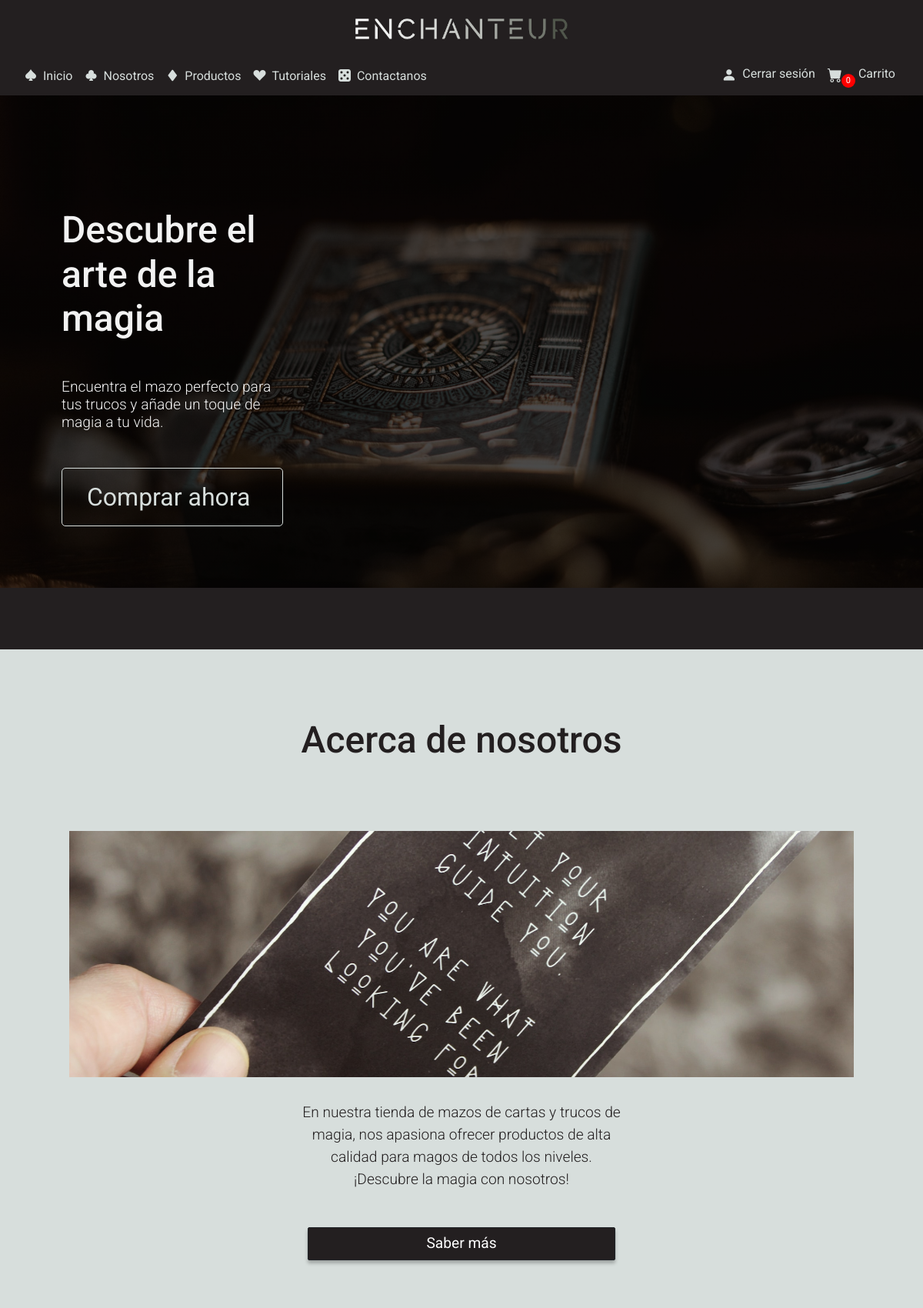
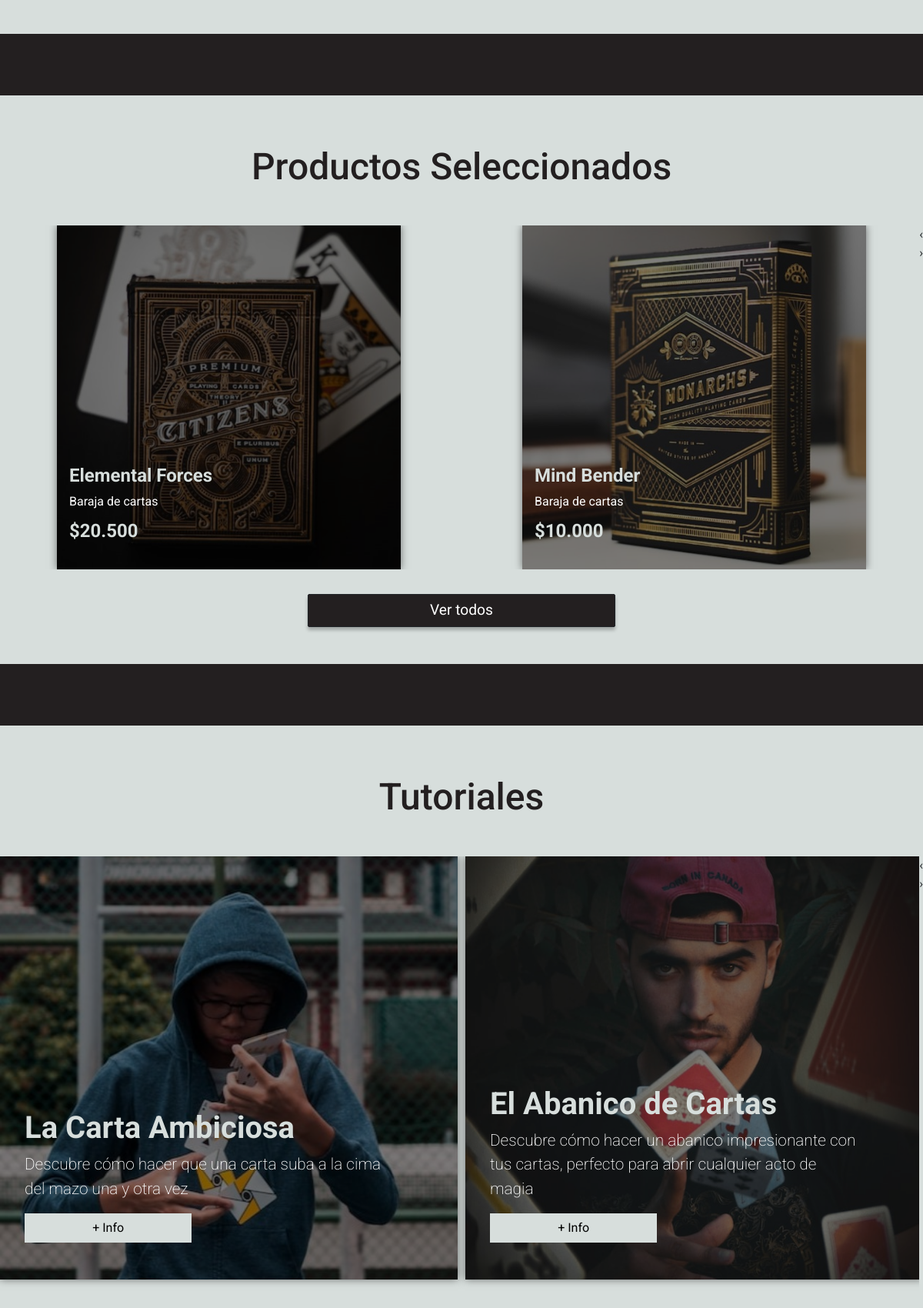
Screenshot of / (signed in, upper part) with the database file from the repository (2 pictures, top to bottom).
### store/models.py (models this page shows, shortened)
class Product(models.Model):
    name = models.CharField(max_length = 50, null=True)
    description = models.CharField(max_length = 200, null=True)
    price = models.IntegerField()
    image = models.ImageField(null=True, blank=True, upload_to='products-img/')
    featured = models.BooleanField(default=False, null=True, blank=False)

### home/views.py (the view)
# urls.py: 2. Add a URL to urlpatterns:  path('', views.home, name='home')
def home(request):
    products = Product.objects.all()
    cartCount (request)
    context = {'cartItems': cartCount (request), 'products': products}
    return render(request, 'home/index.html', context)

### store/models.py (called while the page is built)
    @property
    def get_cart_items(self):
        orderitems = self.orderitem_set.all()
        total = sum([item.quantity for item in orderitems])
        return total

### store/views.py (called while the page is built)
def cartCount (request):
    if request.user.is_authenticated:
        customer = request.user.customer
        order, created = Order.objects.get_or_create(customer = customer, complete = False)
        cartItems = order.get_cart_items
    else:
        cookieData = cookieCart(request)
        cartItems = cookieData['cartItems']
    return cartItems

### home/templates/home/index.html (shortened to what this page needs)
{% extends 'home/main.html' %}
{% load static %}
{% load humanize %}
{% block custom-meta %}
<link rel="stylesheet" href="{% static 'assets/css/pages/index/hero.css' %}">
<link rel="stylesheet" href="{% static 'assets/css/pages/index/about-us.css' %}">
<link rel="stylesheet" href="{% static 'assets/css/pages/index/products/products.css' %}">
<link rel="stylesheet" href="{% static 'assets/css/pages/index/products/products-card.css' %}">
<link rel="stylesheet" href="{% static 'assets/css/pages/index/products/products-carousel.css' %}">
<link rel="stylesheet" href="{% static 'assets/css/pages/index/tutorials/tutorials.css' %}">
<link rel="stylesheet" href="{% static 'assets/css/pages/index/tutorials/tutorials-card.css' %}">
<link rel="stylesheet" href="{% static 'assets/css/pages/index/tutorials/tutorials-carousel.css' %}">
<link rel="stylesheet" href="{% static 'assets/css/pages/index/suscribe.css' %}">
<link rel="stylesheet" href="{% static 'assets/API/OwlCarousel2-2.3.4/dist/assets/owl.carousel.min.css' %}">
{% endblock custom-meta%}
{% block content %}
<section class="hero container-fluid text-start"">
        <div class=" row align-items-center align-items-sm-end pb-5 h-100">
    <div class="hero-content">
        <h1 class="hero-title title-light">Descubre el arte de la magia</h1>
        <h6 class="hero-lead lead-light">Encuentra el mazo perfecto para tus trucos y añade un toque de magia a
            tu vida.</h6>
        <a href="{% url 'store' %}" class="hero-btn">Comprar ahora</a>
    </div>
    </div>
</section>
<section id="aboutus" class="about-us container-fluid text-center px-0">
    <h1 class="title-dark title-responsive">Acerca de nosotros</h1>
    <div class="about-us-content px-0">
        <div class="img-about-us">
        </div>
        <p class="text-center px-4 lead-dark">
            En nuestra tienda de mazos de cartas y trucos de magia, nos apasiona ofrecer productos de alta calidad para magos de todos los niveles. <br> ¡Descubre la magia con nosotros!
        </p>
        <a href="{% url 'aboutUs' %}" type="button" class="btn btn-dark mx-auto btn-saber-mas">Saber más
        </a>
    </div>
</section>
<section class="products container-fluid text-center" id="seccion-productos">
    <h1 class="title-dark title-responsive">Productos Seleccionados</h1>
    <div id="carouselProducts" class="owl-carousel owl-theme d-none d-md-flex">
        {% for product in products %}
        {% if product.featured == True %}
            <div class="item">
                <a href="{% url 'store' %}" class="card text-bg-dark">
                    <img src="{{product.image.url}}" alt="" class="card-img">
                    <div class="card-img-overlay">
                        <h5 class="card-title">{{product.name}}</h5>
                        <p class="card-text card-desc">Baraja de cartas</p>
                        <p class="card-text precio">${{product.price|intcomma}}</p>
                    </div>
                </a>
            </div>
        {% endif %}
        {% endfor %}
    </div>
    <a href="{% url 'store' %}" class="btn btn-dark mx-auto btn-saber-mas align-items-center">Ver todos</a>
</section>
<section class="tutorials container-fluid text-center">
    <h1 class="title-dark title-responsive">Tutoriales</h1>
    <div id="carouselTutorials" class="owl-carousel owl-theme d-none d-md-flex">
        <div class="item">
            <a href="#" class="card text-bg-dark">
                <img src="{% static 'assets/img/tuto-1.jpg' %}" alt="Tutorial 1" class="card-img img-fluid">
                <div class="card-img-overlay">
                    <h5 class="card-title">La Carta Ambiciosa</h5>
                    <p class="card-text">Descubre cómo hacer que una carta suba a la cima del mazo una y otra vez
                    </p>
                    <button type="button" class="btn btn-secondary btn-info">+ Info</button>
                </div>
            </a>
        </div>
        <div class="item">
            <a href="#" class="card text-bg-dark">
                <img src="{% static 'assets/img/tuto-2.jpg' %}" alt="Producto seleccionado 2"
                    class="card-img img-fluid">
                <div class="card-img-overlay">
                    <h5 class="card-title">El Abanico de Cartas</h5>
                    <p class="card-text">Descubre cómo hacer un abanico impresionante con tus cartas, perfecto para
                        abrir cualquier acto de magia</p>
                    <button type="button" class="btn btn-secondary btn-info">+ Info</button>
                </div>
            </a>
        </div>
    </div>
</section>
{% endblock %}

### static/assets/css/pages/products/products-main.css (style rules this page uses)
.btn { border-radius: 0; }

### static/assets/css/custom.css (style rules this page uses)
* { --bg-color-primary: #231f20; --bg-color-secondary: #d7dedc; --bg-color-tertiary: #1a1818; --text-color-primary: #d7dedc; --text-color-secondary: #231f20; --text-color-tertiary: #ad6a6c; --text-color-accent: #f2f2f2; font-family: "roboto", sans-serif; }
body { background-color: var(--bg-color-primary); }

### static/assets/css/elements/buttons.css (style rules this page uses)
.btn-saber-mas { width: 70%; font-size: 1.2rem; background-color: var(--bg-color-primary); border-radius: 2px; box-shadow: 0px 4px 4px rgba(0, 0, 0, 0.25); max-width: 400px; }
@media screen and (min-width: 1024px) { .btn-saber-mas { width: 50%; font-size: 1.2rem; background-color: var(--bg-color-primary); border-radius: 2px; box-shadow: 0px 4px 4px rgba(0, 0, 0, 0.25); max-width: 400px; } }

### static/assets/css/typography/title.css (style rules this page uses)
.title-dark { color: var(--text-color-secondary); font-size: 2.5rem; }
.title-light { color: var(--text-color-accent); font-size: 2.5rem; }
.title-responsive { margin-bottom: 1rem; padding: 1rem 1rem 0 1rem; }
@media screen and (min-width: 768px) { .title-light, .title-dark { font-size: 3rem; } }
@media screen and (min-width: 768px) { .hero-content h6 { font-size: 1.2rem; font-weight: 300; } }
@media screen and (min-width: 768px) { .hero-btn { font-size: 1.2rem; } }

### static/assets/css/typography/lead.css (style rules this page uses)
.lead-dark { color: var(--text-color-secondary); font-size: 1.2rem; font-weight: 300; }
.lead-light { color: var(--text-color-accent); font-size: 1.2rem; font-weight: 300; }

### static/assets/css/pages/index/hero.css (style rules this page uses)
.hero { height: 80vh; background: linear-gradient(0deg, rgba(0, 0, 0, 0.7), rgba(0, 0, 0, 0.7)), url("../../../img/hero-bg.jpg") no-repeat center center/cover; margin-bottom: 5rem; min-height: 500px; }
.hero-content { display: flex; flex-direction: column; gap: 2.5rem; padding-left: 2rem; max-width: 320px; }
.hero-btn { padding: 0.8rem 2rem; background-color: transparent; border: 1px solid var(--text-color-primary); color: var(--text-color-primary); border-radius: 5px; text-decoration: none; }
@media screen and (min-width: 576px) { .hero-content { padding-left: 5rem; max-width: 380px; padding-bottom: 2rem; } }
@media screen and (min-width: 768px) { .hero-btn { font-size: 2rem; } }

### static/assets/css/pages/index/about-us.css (style rules this page uses)
.about-us { background-color: var(--bg-color-secondary); margin-bottom: 5rem; padding-bottom: 2rem; min-height: 600px; display: flex; flex-direction: column; justify-content: space-evenly; }
.about-us-content { display: flex; flex-direction: column; align-items: center; gap: 1rem; }
.img-about-us { width: 100%; min-height: 35vh; background: url("../../../img/about-us-img.jpg") no-repeat center center/cover; }
.about-us-content p { max-width: 600px; }
@media screen and (min-width: 768px) { .about-us-content { gap: 2rem; } }
@media screen and (min-width: 768px) { .img-about-us { min-height: 50vh; } }
@media screen and (min-width: 1024px) { .about-us { min-height: 900px; } }
@media screen and (min-width: 1024px) { .img-about-us { min-height: 40vh; max-width: 85%; } }
@media screen and (min-width: 1024px) { .about-us-content p { max-width: 500px; } }
@media screen and (min-width: 1024px) { .btn-saber-mas { width: 50%; font-size: 1.2rem; background-color: var(--bg-color-primary); border-radius: 2px; box-shadow: 0px 4px 4px rgba(0, 0, 0, 0.25); max-width: 400px; } }

### static/assets/css/pages/index/products/products.css (style rules this page uses)
.products { min-height: 700px; background-color: var(--bg-color-secondary); margin-bottom: 5rem; padding: 3rem 0rem; display: flex; flex-direction: column; align-items: center; justify-content: space-evenly; gap: 2rem; }
@media screen and (min-width: 768px) { .products { min-height: 600px; background-color: var(--bg-color-secondary); margin-bottom: 5rem; padding: 3rem 0rem; display: flex; flex-direction: column; align-items: center; justify-content: space-evenly; gap: 2rem; } }
@media screen and (min-width: 768px) { .btn-info { width: 45%; background-color: var(--bg-color-secondary); border-color: var(--bg-color-secondary); } }
@media screen and (min-width: 992px) { .products { min-height: 600px; background-color: var(--bg-color-secondary); margin-bottom: 5rem; padding: 3rem 0rem; display: flex; flex-direction: column; align-items: center; justify-content: space-evenly; gap: 2rem; } }
@media screen and (min-width: 992px) { .btn-info { width: 45%; background-color: var(--bg-color-secondary); border-color: var(--bg-color-secondary); } }

### static/assets/css/pages/index/tutorials/tutorials-carousel.css (style rules this page uses)
.tutorials .owl-carousel img { width: 100%; }

### rows the page displays
Product: image (picture), name "Elemental Forces", price "20.500"
Product: image (picture), name "Mind Bender", price "10.000"

### other values shown
{{ cartItems }} "0"
